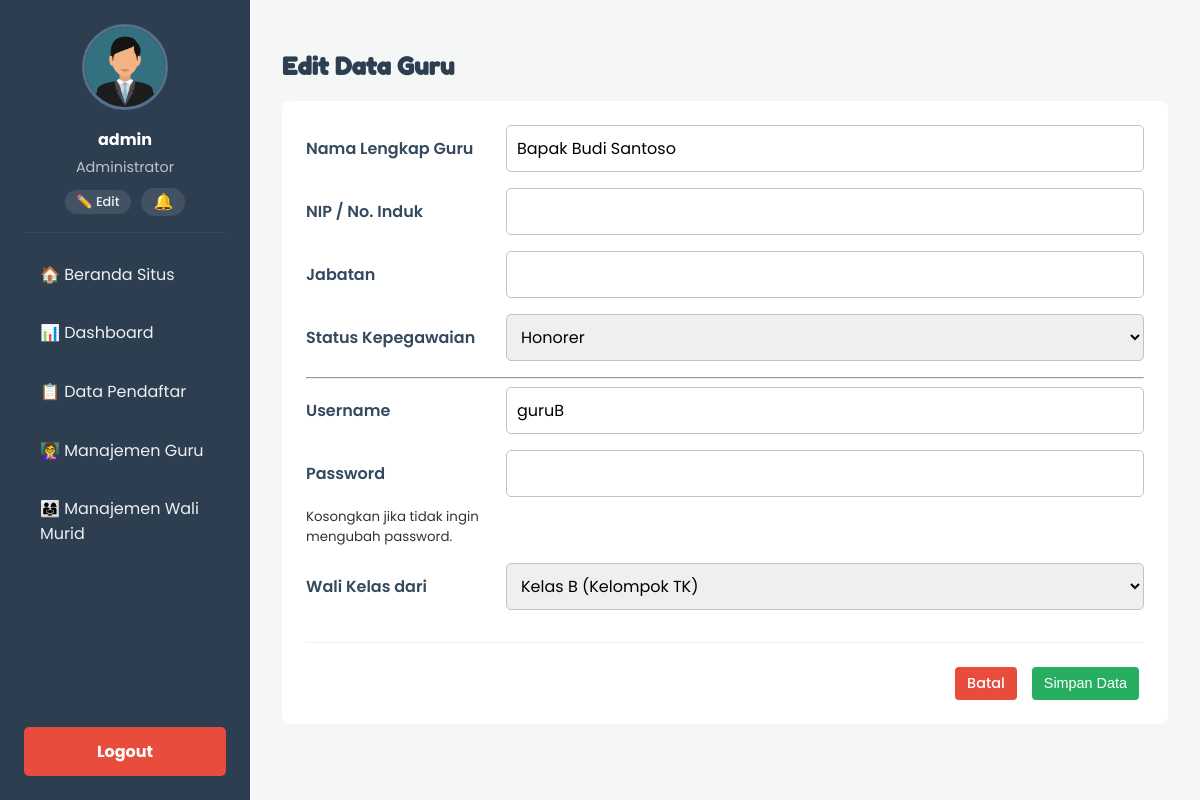
/admin/form_guru.php?id=2 (signed in), run on the app's committed database.
### tables this page shows
CREATE TABLE `guru` (
  `id_guru` int(11) NOT NULL,
  `nama_guru` varchar(100) NOT NULL,
  `nip` varchar(50) DEFAULT NULL,
  `jabatan` varchar(100) DEFAULT NULL,
  `status_kepegawaian` enum('PNS','Honorer','Tetap') NOT NULL DEFAULT 'Honorer',
  `username` varchar(50) NOT NULL,
  `password` varchar(255) NOT NULL,
  `foto_profil` varchar(255) NOT NULL DEFAULT 'default.png',
  `id_kelas` int(11) DEFAULT NULL
);

### admin/form_guru.php (the view, shortened to what this page needs)
<?php
include 'template_header.php';
require_once '../config.php';
$nama_guru = ''; $username = ''; $id_kelas_terpilih = ''; $nip = ''; $jabatan = ''; $status_kepegawaian = 'Honorer';
$id_guru = 0; $page_title = 'Tambah Guru Baru';
if (isset($_GET['id'])) {
    $id_guru = (int)$_GET['id'];
    $page_title = 'Edit Data Guru';
    $stmt = $conn->prepare("SELECT * FROM guru WHERE id_guru = ?");
    $stmt->bind_param("i", $id_guru);
    $stmt->execute();
    $result = $stmt->get_result();
    if ($result->num_rows == 1) {
        $data = $result->fetch_assoc();
        $nama_guru = $data['nama_guru'];
        $username = $data['username'];
        $id_kelas_terpilih = $data['id_kelas'];
        $nip = $data['nip'];
        $jabatan = $data['jabatan'];
        $status_kepegawaian = $data['status_kepegawaian'];
    }
}
?>
<div class="admin-content-header">
    <h2><?php echo $page_title; ?></h2>
</div>
<div class="admin-content-body">
    <div class="form-container">
        <form action="proses_guru.php" method="POST">
            <div class="form-group"><label for="nama_guru">Nama Lengkap Guru</label><input type="text" name="nama_guru" id="nama_guru" value="<?php echo htmlspecialchars($nama_guru); ?>" required></div>
            <div class="form-group"><label for="nip">NIP / No. Induk</label><input type="text" name="nip" id="nip" value="<?php echo htmlspecialchars($nip); ?>"></div>
            <div class="form-group"><label for="jabatan">Jabatan</label><input type="text" name="jabatan" id="jabatan" value="<?php echo htmlspecialchars($jabatan); ?>"></div>
            <div class="form-group">
                <label for="status_kepegawaian">Status Kepegawaian</label>
                <select name="status_kepegawaian" id="status_kepegawaian" required>
                    <option value="Honorer" <?php if($status_kepegawaian == 'Honorer') echo 'selected'; ?>>Honorer</option>
                </select>
            </div>
            <hr>
            <div class="form-group"><label for="username">Username</label><input type="text" name="username" id="username" value="<?php echo htmlspecialchars($username); ?>" required></div>
            <div class="form-group"><label for="password">Password</label><input type="password" name="password" id="password" <?php if($id_guru == 0) echo 'required'; ?>><small>Kosongkan jika tidak ingin mengubah password.</small></div>
            <div class="form-group">
                <label for="id_kelas">Wali Kelas dari</label>
                <select name="id_kelas" id="id_kelas"><option value="">-- Tidak menjadi wali kelas --</option>
                    <?php
                    $result_kelas = $conn->query("SELECT id_kelas, nama_kelas FROM kelas ORDER BY nama_kelas ASC");
                    while($kelas = $result_kelas->fetch_assoc()){
                        $selected = ($kelas['id_kelas'] == $id_kelas_terpilih) ? 'selected' : '';
                        echo "<option value='{$kelas['id_kelas']}' {$selected}>" . htmlspecialchars($kelas['nama_kelas']) . "</option>";
                    } ?>
                </select>
            </div>
            <div class="form-actions">
                <a href="manajemen_guru.php" class="btn-aksi btn-hapus">Batal</a>
                <button type="submit" name="simpan" class="btn-aksi btn-simpan">Simpan Data</button>
            </div>
        </form>
    </div>
</div>
<?php include 'template_footer.php'; ?>

### css/admin.css (style rules this page uses)
body { font-family: 'Poppins', sans-serif; margin: 0; background-color: #f4f7f6; color: #333; }
.admin-content-header h2 { font-family: 'Fredoka One', cursive; text-align: left; color: #2c3e50; }
.form-container { background-color:#fff;padding:1.5rem;border-radius:8px }
.form-actions { display:flex;justify-content:flex-end;gap:10px;margin-top:2rem;border-top:1px solid #ecf0f1;padding-top:1.5rem }
.form-container .form-group { display:grid;gap:10px 20px;align-items:center;margin-bottom:1rem }
.form-container .form-group label { font-weight:600;color:#34495e;text-align:left }
.form-container input[type="text"], .form-container input[type="password"], .form-container select, .form-container textarea, .form-container input[type="file"] { width:100%;padding:10px;border-radius:5px;border:1px solid #bdc3c7;box-sizing:border-box;font-size:1rem;font-family:'Poppins',sans-serif }
.btn-aksi { display:inline-block;padding:6px 12px;margin-right:5px;border-radius:4px;color:#fff;text-decoration:none;font-size:.9rem;text-align:center;border:none;cursor:pointer;font-weight:500 }
.btn-hapus { background-color:#e74c3c }
.btn-simpan { background-color:#27ae60 }
@media (min-width: 768px) { .form-container .form-group { grid-template-columns:180px 1fr } }

### data on the page
guru: nama_guru "Bapak Budi Santoso", status_kepegawaian "Honorer", username "guruB"

### other printed values
$_SESSION['admin_username'] "admin"
$page_title "Edit Data Guru"
form field id_kelas "Kelas B (Kelompok TK)"
